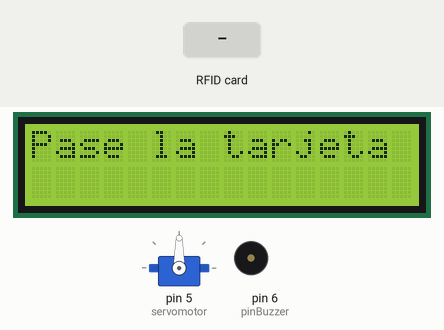
This sketch was run on a simulated Arduino Uno, built with avr-gcc and run on an emulated ATmega328P. Shown: 16×2 character LCD, servo, buzzer (waves = sounding). The inputs (shaded band) are chosen by the test bench. Storage starts empty; what the sketch prints to the serial monitor is not drawn.

Above: at 1.3 s.
1.4 s: RFID card 5E 7A 19 C4 held to the reader
At 2.1 s:
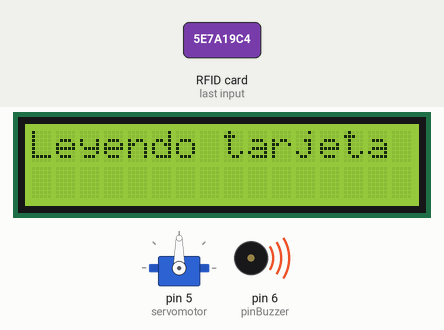
4.4 s: RFID card 6A 5B 35 16 held to the reader
At 6.6 s:
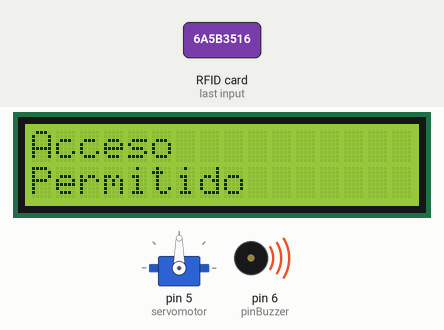
9.0 s: RFID card 6A 5B 35 16 held to the reader
At 10.5 s:
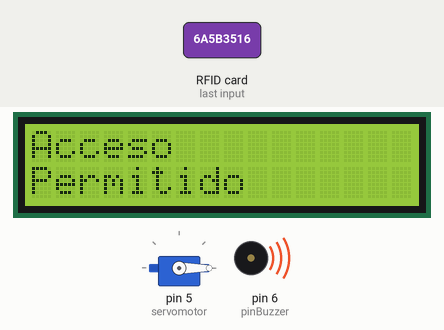
Timing chart, 0 to 12.6 s (numbered marks = the images above; inputs shaded):
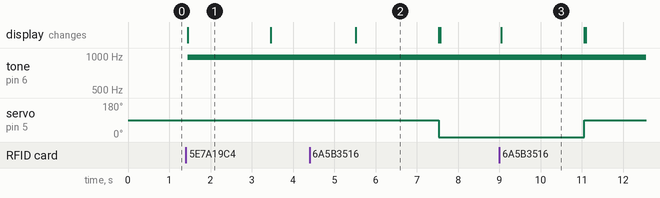

Measured:
- after the input at 1.4 s, tone on pin 6 (pinBuzzer): silent → 977 Hz after 0.05 s; the display: changes after 0.05 s (image 1)
- after the input at 4.4 s, servo on pin 5 (servomotor): 90° → 0° after 3.1 s; the display: changes after 1.1 s (image 2)
- after the input at 9.0 s, servo on pin 5 (servomotor): 0° → 90° after 2.1 s; the display: changes after 0.05 s (image 3)
- what the display in image 1 shows lasts 2.1 s, from 1.4 s to 3.5 s

The sketch:

SistemaCerradura.ino
```cpp
//Librerias utilizadas
#include <SPI.h>                // Serial Peripheral Interface. Es una libreria regula diversos protocolos de comunicacion de varios dispositivos integrados
#include <MFRC522.h>            // Libreria del RFID
#include <LiquidCrystal_I2C.h>  // Libreria para el LCD
#include <Servo.h>              // Libreria para el uso del Servomotor
#include <SD.h>                 // Libreria para tarjetas SD
#include <TimeLib.h>            // Libreria de cronometraje de tiempo

#define SSpin 4  // Slave Select en pin digital 10

File archivo;  // Instancia archivo del tipo File

//Librerias de la conexión de Internet
//#include <Ethernet.h>
//#include "ThingSpeak.h"  // always include thingspeak header file after other header files and custom macros

/*Secrets.h*/
// Use this file to store all of the private credentials
// and connection details

// Enter a MAC address for your controller below.
// Newer Ethernet shields have a MAC address printed on a sticker on the shield
//70-4D-7B-3F-6B-C3
/*#define SECRET_MAC \
  { 0xDE, 0xAD, 0xBE, 0xEF, 0xFE, 0xED }

#define SECRET_CH_ID 1958760                    // replace 0000000 with your channel number
#define SECRET_WRITE_APIKEY "OH1MFS713B4GOMW5"  // replace XYZ with your channel write API Key    */

//Variables de la conexion a Internet
//byte mac[] = SECRET_MAC;
// Set the static IP address to use if the DHCP fails to assign
//193.146.97.141    10.130.52.207
/*IPAddress ip(10, 130, 52, 207);
IPAddress myDns(193, 146, 97, 141);*/
/*IPAddress ip(192, 168, 1, 52);
IPAddress myDns(192, 168, 1, 1);*/

/*EthernetClient client;

unsigned long myChannelNumber = SECRET_CH_ID;
const char* myWriteAPIKey = SECRET_WRITE_APIKEY;*/

// Pin del Buzzer
const byte pinBuzzer = 6;

#define NR_OF_READERS 2

//Pines de los RFIDS
#define RST_PIN 9        // RST -> Reset
#define SS_PIN_rfid1 10  // SS -> Slave Select es una variable sirve para el intercambio de datos
#define SS_PIN_rfid2 7

byte ssPins[] = { SS_PIN_rfid1, SS_PIN_rfid2 }; // Vector donde almacenamos los pines de cada RFID
byte LecturaUID[4];  // Array para almacenar el UID leido
byte uidLlaveroRegistrado[4] = { 0x6A, 0x5B, 0x35, 0x16 };  // Diferentes uids de los llaveros y tarjetas

// Instancia MFRC522 :
MFRC522 mfrc522[NR_OF_READERS];

// Pines para el LCD
LiquidCrystal_I2C lcd(0x27, 16, 2);

// Variable que comprueba el estado de la puerta
// 0 = cerrada
// 1 = abierta
int estadoPuerta = 0;

// Servomotor
Servo servomotor;  // Instancia del servomotor

void setup() {
  Serial.begin(9600);  // Initialize serial communications with the PC
  while (!Serial)
    ;           // Do nothing if no serial port is opened (added for Arduinos based on ATMEGA32U4)
  SPI.begin();  // Init SPI bus*/

  // Iniciamos los diferentes RFIDS
  for (uint8_t reader = 0; reader < NR_OF_READERS; reader++) {
    mfrc522[reader].PCD_Init(ssPins[reader], RST_PIN);  // Init MFRC522
    mfrc522[reader].PCD_DumpVersionToSerial();          // Show details of PCD - MFRC522 Card Reader details
  }
  // COSA IMP
  // PCD -> Proximity Coupling Device, en otras palabras, es el lector del RFID
  // PICC -> Proximity Integrated Circuit Chip, son las tarjetas blancas

  // Iniciamos el LCD
  lcd.init();
  lcd.backlight();

  // Iniciamos el servomotor
  servomotor.attach(5);

  /*
  //Parte del código de la conexión a Internet
  Ethernet.init(10);   // Most Arduino Ethernet hardware
  while (!Serial) {
    ;  // wait for serial port to connect. Needed for Leonardo native USB port only
  }

  // start the Ethernet connection:
  Serial.println("Initialize Ethernet with DHCP:");
  if (Ethernet.begin(mac) == 0) {
    Serial.println("Failed to configure Ethernet using DHCP");
    // Check for Ethernet hardware present
    if (Ethernet.hardwareStatus() == EthernetNoHardware) {
      Serial.println("Ethernet shield was not found.  Sorry, can't run without hardware. :(");
      while (true) {
        delay(1);  // do nothing, no point running without Ethernet hardware
      }
    }
    if (Ethernet.linkStatus() == LinkOFF) {
      Serial.println("Ethernet cable is not connected.");
    }
    // try to congifure using IP address instead of DHCP:
    Ethernet.begin(mac, ip, myDns);
  } else {
    Serial.print("  DHCP assigned IP ");
    Serial.println(Ethernet.localIP());
  }
  // give the Ethernet shield a second to initialize:
  delay(1000);

  ThingSpeak.begin(client);  // Initialize ThingSpeak
  */

  Serial.println("Inicializando tarjeta ...");    // Texto en ventana de monitor
  if (!SD.begin(SSpin)) {                         // Inicializacion de tarjeta SD
    Serial.println("fallo en inicializacion !");  // Si falla se muestra texto correspondiente y sale del setup() para finalizar el programa
  }
  // Controlar el tiempo
  setTime(20, 0, 0, 19, 3, 2022);  //hr, mm, s, d, m, y
}

void loop() {
  // Apertura para lectura/escritura de archivo prueba.txt
  archivo = SD.open("prueba.txt", FILE_WRITE);
  // archivo.println("Entrando al sistema " + reloj());

  if(archivo){
    archivo.println("prueba sistema " + reloj());
    archivo.close();
  }

  // Primero limpiamos lo que haya en el LCD
  lcd.clear();
  for (uint8_t reader = 0; reader < NR_OF_READERS; reader++) {
    // El LCD imprime "Pase la tarjeta", esperando a que se pase un uid por encima
    lcd.setCursor(0, 0);
    lcd.print("Pase la tarjeta");

    // Aqui buscaremos si hay tarjetas comunicando desde el propio lector -> PICC_IsNewCardPresent()
    if (mfrc522[reader].PICC_IsNewCardPresent() && mfrc522[reader].PICC_ReadCardSerial()) {  // Si la tarjeta contiene algún tipo de dato -> PICC_ReadCardSerial()
      // Dump debug info about the card; PICC_HaltA() is automatically called
      //mfrc522.PICC_DumpToSerial(&(mfrc522.uid));
      mostrarUid(reader);

      lcd.clear();
      lcd.setCursor(0, 0);
      lcd.print("Leyendo tarjeta");

      if (comparaUID(LecturaUID, uidLlaveroRegistrado)) {  // En caso que este registrado
        lcd.clear();
        lcd.setCursor(0, 0);
        lcd.print("Acceso");
        lcd.setCursor(0, 1);
        lcd.print("Permitido");
        delay(2000);
        if (estadoPuerta == 0) {  // Si la puerta esta cerrada se abre
          lcd.clear();
          lcd.setCursor(0, 0);
          lcd.print("Abriendo puerta");
          // El servomotor abre la puerta
          servomotor.write(0);
          estadoPuerta = 1;
          if(archivo){
            archivo.println("Puerta Abierta " + reloj());
          }
        } else {        // Si la puerta está abierta se cierra
          lcd.clear();  // Borramos el texto y no mostramos nada en la pantalla
          // El servomotor cierra la puerta
          servomotor.write(90);
          estadoPuerta = 0;
          if(archivo){
            archivo.println("Puerta Cerrada " + reloj());
          }
        }

      } else {  // En caso que no este registrado
        buzzer();
        // Escribimos en el LCD
        lcd.clear();
        lcd.setCursor(0, 0);
        lcd.print("Acceso");
        lcd.setCursor(0, 1);
        lcd.print("Denegado");
        // Falta otro log aqui
        delay(2000);
      }
      // Paramos la comunicacion con las tarjetas
      mfrc522[reader].PICC_HaltA();  // Detiene la comunicacion con la tarjeta
    }
  }

  /*//Para la vuelta de la conexion al servidor de ThingSpeak
  delay(15000);*/
}

// En esta funcion del codigo nos mostrara por la terminal de Arduno el UID de la tarjeta
void mostrarUid(uint8_t reader) {
  Serial.print("UID");  // Muestra texto UID:

  /*if(archivo){
      if (reader == 0) {
        Serial.print(" detectado por el RFID 1 -> ");
        archivo.println("Detectado por el RFID 1 " + reloj());
      } else if (reader == 1) {
        archivo.println("Detectado por el RFID 2 " + reloj());
        Serial.print(" detectado por el RFID 2 -> ");
      } else {
        archivo.println("Error en los RFIDs" + reloj());
        Serial.print("Se ha producido un ERROR en la lectura");
      }
  }*/

  for (byte i = 0; i < mfrc522[reader].uid.size; i++) {  // Recorre de a un byte por vez el UID
    if (mfrc522[reader].uid.uidByte[i] < 0x10) {         // Si el byte leido es menor a 0x10
      Serial.print(" 0");                                // Imprime espacio en blanco y numero cero
    } else {                                             // Sino
      Serial.print(" ");                                 // Imprime un espacio en blanco
    }
    Serial.print(mfrc522[reader].uid.uidByte[i], HEX);   // Imprime el byte del UID leido en hexadecimal
    LecturaUID[i] = mfrc522[reader].uid.uidByte[i];      // Almacena en array el byte del UID leido
  }
  Serial.print("\n");

  /*if(archivo){
    archivo.println("Detectado por " + LecturaUID[]);
  }*/

  //Parte del codigo que sube a la base de datos ThingSpeak
  //long long_numero = buffer[3]*256^3 + buffer[2]*256^2 + buffer[1]*256^1 + buffer[0]*256^0;
  /*int num = LecturaUID[0]*256^3 + LecturaUID[1]*256^2 + LecturaUID[2]*256^1 + LecturaUID[3]*256^0;
  Serial.print(num);
  ThingSpeak.writeField(myChannelNumber, 1, num, myWriteAPIKey); */
}

//Esta funcion compara el uid extraido con el registrado dentro del sistema
//Devuelve: TRUE si esta dentro del sistema
//          FALSE en caso contrario
boolean comparaUID(byte lectura[], byte usuario[]) {
  for (uint8_t reader = 0; reader < NR_OF_READERS; reader++) {  // Accedemos a todas las tarjetas
    for (byte i = 0; i < mfrc522[reader].uid.size; i++) {       // Buscamos el uid de la tarjeta
      if (lectura[i] != usuario[i]) {
        return (false);
      }
    }
  }
  return (true);  // Si los 4 bytes coinciden retorna verdadero
}

// Función que hace sonar el buzzer durante 2sg
void buzzer() {
  analogWrite(pinBuzzer, OUTPUT);
  delay(2000);
  analogWrite(pinBuzzer, INPUT);
}

String dato(int digit) {
  String dt = String("0") + digit;
  return dt.substring(dt.length() - 2);
}

String reloj() {
  String tiempo = String(hour()) + ":" + dato(minute()) + ":" + dato(second());
  String fecha = String(year()) + "-" + dato(month()) + "-" + dato(day());
  return tiempo + fecha;
}
```
